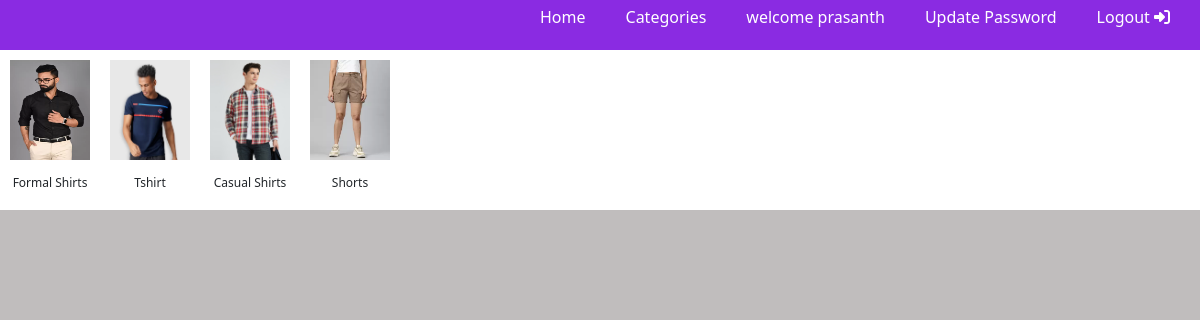
Page /categories/ (signed in) on the committed database.
### app/models.py (models this page shows, shortened)
class product_category(models.Model):
    category_name=models.CharField(max_length=100)
    category_image=models.ImageField(upload_to='product_category/',blank=True,null=True)
    category_description=models.TextField(max_length=1000)
    slug=models.CharField(max_length=100,null=True,blank=True)
    parent_category=models.ForeignKey('product_category',on_delete=models.CASCADE,null=True,blank=True)

### app/views.py (the view)
# urls.py: path('categories/',views.Categories,name='categories'),
def Categories(request):
    categories=product_category.objects.filter(category_name__in=['Formal Shirts','Tshirt','Casual Shirts','Shorts'])
    context={
        'categories':categories
    }
    return render(request,'categories.html',context)

### templates/categories.html
{% extends 'home.html' %}
{% block categories %}
    {% load static %}
    <link rel="stylesheet" href="{% static 'css/categorie.css' %}">
    <div class="main-container">
        {% for category in categories %}
            <div class="sub-container">
                <a href="{% url 'category' category.slug %}"><img src="{{category.category_image.url}}" height="100px",width="100px"></a>
                <br><p>{{category.category_name}}</p>
            </div>
    {% endfor %}
{% endblock %}

### templates/partial/header2.html (shortened to what this page needs)
{% block header %}
<!DOCTYPE html>
<html lang="en">
  {% load static %}
<head>
  <link rel="stylesheet" href="{% static 'css/header.css' %}">
</head>
<body>
  <nav class="nav">
    <ul><li><a href="{% url 'productdata' %}">Home</a></li>
        <li><a href="{% url 'categories' %}">Categories</a></li>
        <li><a href="">welcome {{request.user}}</a></li>
        <li><a href="{% url 'updatepassword' request.user %}">Update Password</a></li>
      <li><a href="{% url 'logout' %}">Logout <i class="fa-solid fa-right-to-bracket" style="color: #ffffff;"></i></a></li>
    </ul>
  </nav>
</body>
</html>
{% endblock %}

### static/css/home.css (style rules this page uses)
* { margin: 0; padding: 0; box-sizing: border-box; }

### static/css/header.css (style rules this page uses)
* { margin: 0; padding: 0; box-sizing: border-box; list-style: none; }
.nav { background-color: blueviolet; display: flex; width: 100%; height: 50px; position: fixed; align-items: center; justify-content: end; z-index: 1; color: white; padding: 0 10px; }
.nav ul { display: flex; }
.nav ul li a { text-decoration: none; padding: 10px 20px; color: white; }

### static/css/categorie.css (style rules this page uses)
* { margin: 0; padding: 0; box-sizing: border-box; }
.main-container { display: flex; gap: 20px; padding: 10px; background-color: white; position: relative; top: 50px; }
.sub-container { position: relative; width: 80px; height: 140px; }
.sub-container img { position: absolute; width: 100%; }
.sub-container p { margin-top: 90px; text-align: center; font-size: 12px; }
body { background-color: rgb(192, 189, 189); }

### rows in the picture
product_category: category_image (picture), category_name "Formal Shirts"
product_category: category_image (picture), category_name "Tshirt"
product_category: category_image (picture), category_name "Casual Shirts"
product_category: category_image (picture), category_name "Shorts"

### other values in the picture
{{ request.user }} "prasanth"
